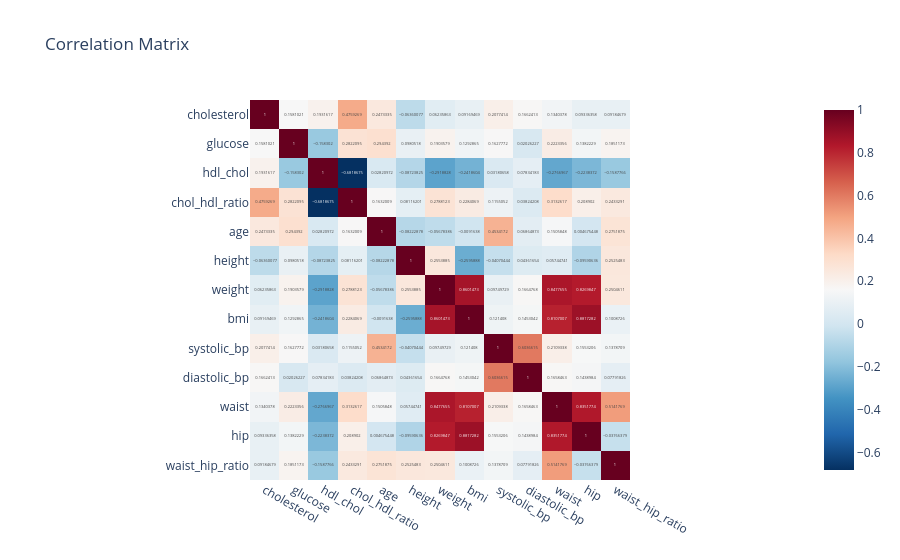

The notebook cell saved with this chart:
### Code cell
# Select only numeric columns
corr = df.select_dtypes(include='number').corr()

fig = px.imshow(
    corr,
    text_auto=True,       # show values in cells
    color_continuous_scale='RdBu_r',  # red=negative, blue=positive
    title='Correlation Matrix'
)

fig.show()

### Figure 1 — Plotly figure (JSON) as saved in the notebook; plotly's stock layout.template omitted (floating-point values rounded to 4 significant figures; data arrays with more than 128 entries replaced by an {"elided": "..."} marker saying what was removed)
{"data": [{"coloraxis": "coloraxis", "hovertemplate": "x: %{x}<br>y: %{y}<br>color: %{z}<extra></extra>", "name": "0", "texttemplate": "%{z}", "type": "heatmap", "x": ["cholesterol", "glucose", "hdl_chol", "chol_hdl_ratio", "age", "height", "weight", "bmi", "systolic_bp", "diastolic_bp", "waist", "hip", "waist_hip_ratio"], "xaxis": "x", "y": ["cholesterol", "glucose", "hdl_chol", "chol_hdl_ratio", "age", "height", "weight", "bmi", "systolic_bp", "diastolic_bp", "waist", "hip", "waist_hip_ratio"], "yaxis": "y", "z": {"elided": "13x13 float values"}}], "layout": {"coloraxis": {"autocolorscale": false, "colorscale": [[0, "rgb(5,48,97)"], [0.1, "rgb(33,102,172)"], [0.2, "rgb(67,147,195)"], [0.3, "rgb(146,197,222)"], [0.4, "rgb(209,229,240)"], [0.5, "rgb(247,247,247)"], [0.6, "rgb(253,219,199)"], [0.7, "rgb(244,165,130)"], [0.8, "rgb(214,96,77)"], [0.9, "rgb(178,24,43)"], [1, "rgb(103,0,31)"]]}, "title": {"text": "Correlation Matrix"}, "xaxis": {"anchor": "y", "constrain": "domain", "domain": [0, 1], "scaleanchor": "y"}, "yaxis": {"anchor": "x", "autorange": "reversed", "constrain": "domain", "domain": [0, 1]}}}
